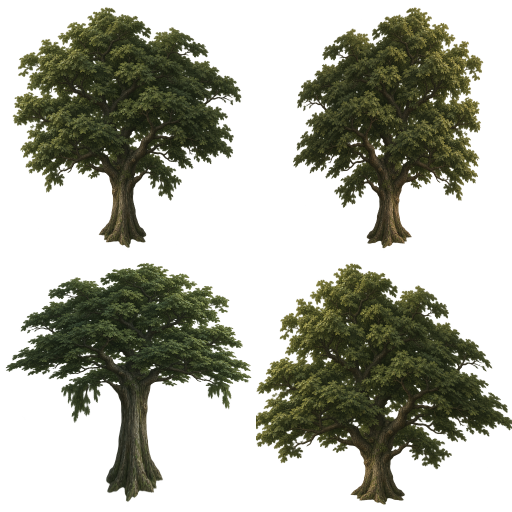
#> input picture dist/maps/mediterranean/woodland.png, 1024 x 1024 px (shown at 1/2 size)
$ python build-riparian-trees.py
#> lines starting #> are read from the running program, lines starting #| are printed output that depends on the picture
"""Paint date palms and narrow floodplain trees at the woodland atlas viewing angle."""
from pathlib import Path
from math import cos, sin, pi

import numpy as np
from PIL import Image, ImageDraw

root = Path(__file__).resolve().parents[1] / 'dist'
rng = np.random.default_rng(7519)
size = 512
sheet = Image.new('RGBA', (2*size, 2*size))
#> sheet: PIL image 1024x1024 RGBA; every value is 0
woods = Image.open(root/'maps/mediterranean/woodland.png').convert('RGBA')
#> woods is the input picture: PIL image 1024x1024 RGBA; mean R, G, B, A 28.3, 30.2, 16, 105.1

def palm(lean):
    tile = Image.new('RGBA',(size,size))
    pen = ImageDraw.Draw(tile)
    cx, cy = 258 + lean, 142
    # Overlapping leaf scars follow the bend and taper of the trunk.
    for j in range(189):
        t=j/188
        x=255+lean*t*t
        y=483-335*t
        radius=9.8-3.7*t
        pen.ellipse((x-radius,y-3,x+radius,y+3),fill=(91,74,46))
        pen.line((x-radius*.87,y+1,x+radius*.38,y-2), fill=(143,125,78), width=2)
    fronds=[]
    for j in range(28):
        theta=2*pi*j*.381966+rng.uniform(-.10,.10)
        radius=rng.uniform(110,215)
        arch=rng.uniform(50,108)
        tip=sin(theta)*radius*.36+rng.uniform(14,53)
        fronds.append((sin(theta),theta,radius,arch,tip))
    for depth,theta,radius,arch,tip in sorted(fronds):
        light=.46+.22*cos(theta+2.5)+rng.uniform(-.09,.10)
        color=np.array([49,69,42])+np.array([76,75,36])*light
        def axis(t):
            return cx+cos(theta)*radius*t,cy+tip*t-arch*sin(pi*t)
        pen.line([axis(t) for t in np.linspace(0,1,31)],fill=tuple(color.astype(int)),width=3)
        for t in np.linspace(.07,.98,30):
            x,y=axis(t)
            length=(12+28*sin(t*pi))*(1.-.56*t)
            for side in (-1,1):
                spread=side*length
                dx=cos(theta)*length*.67-sin(theta)*spread
                dy=16*sin(t*pi)+sin(theta)*length*.26+cos(theta)*spread*.52
                tipx,tipy=x+dx,y+dy
                v=tuple(np.clip(color+rng.uniform(-17,18)+side*4,0,255).astype(int))
                pen.polygon([(x-1.4,y),(x+dx*.63-1,y+dy*.36-2),(tipx,tipy),(x+dx*.48+1,y+dy*.49),(x+1.3,y)],fill=v)
    return tile

for variant in range(2):
    sheet.paste(palm((-21,27)[variant]),(variant*size,0))
    # A tall, more open crown and a lit trunk distinguish the alluvial woods.
    crop=woods.crop((variant*size,0,(variant+1)*size,size)).resize((310,417),Image.Resampling.LANCZOS)
    pixels=np.array(crop)
    pixels[:,:,:3]=np.clip(pixels[:,:,:3]*np.array([.95,1.10,.87])+np.array([9,14,7]),0,255)
    tree=Image.new('RGBA',(size,size))
    draw=ImageDraw.Draw(tree)
    draw.polygon([(247,493),(258,490),(260,272),(251,233)],fill=(152,148,116))
    draw.line([(252,483),(255,327),(248,225)],fill=(91,91,71),width=3)
    tree.alpha_composite(Image.fromarray(pixels),(100,18))
    sheet.paste(tree,(variant*size,size))
#> this loop made 2 passes
#> pass 1, `crop=woods.crop((variant*size,0,(variant+1)*size,size)).resize((310,41..`:
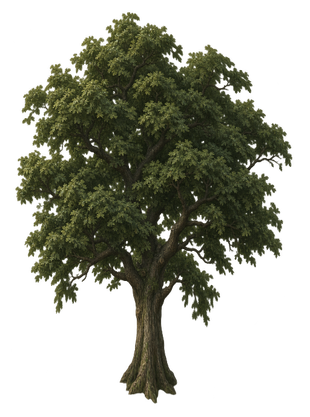
#> crop: PIL image 310x417 RGBA; mean R, G, B, A 26.4, 28, 14.8, 109.1; transparent parts drawn white
#> pass 2, `crop=woods.crop((variant*size,0,(variant+1)*size,size)).resize((310,41..`:
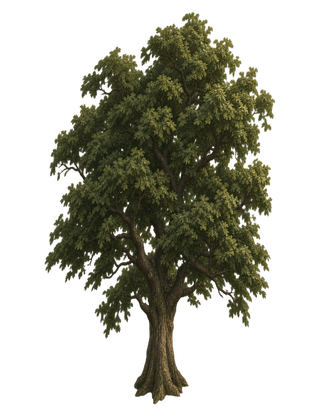
#> crop: PIL image 310x417 RGBA; mean R, G, B, A 26.1, 26, 13.1, 97.1; transparent parts drawn white
#> after the loop:
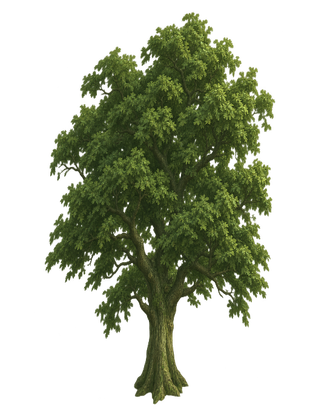
#> pixels: shape (417, 310, 4); mean R, G, B, A 33.6, 42.4, 18.2, 97.1; transparent parts drawn white
#> after the loop:
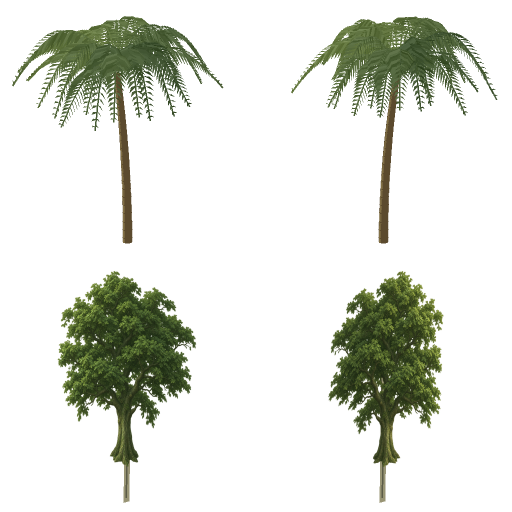
#> sheet: PIL image 1024x1024 RGBA (shown at 1/2 size); mean R, G, B, A 13.8, 16.7, 8.3, 45.9; transparent parts drawn white
#> after the loop:
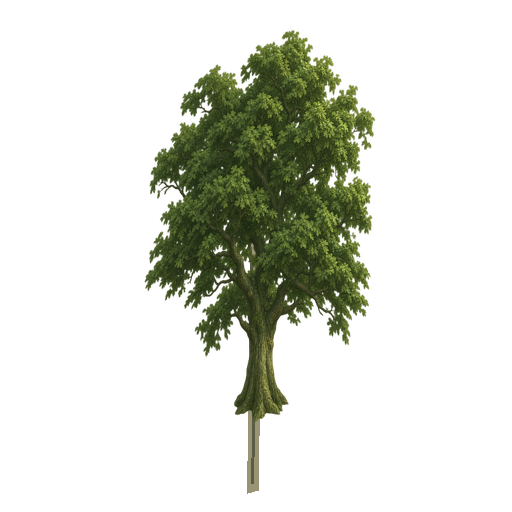
#> tree: PIL image 512x512 RGBA; mean R, G, B, A 14.5, 17.5, 7.4, 48.8; transparent parts drawn white
sheet.save(root/'forest-floodplain.png')
